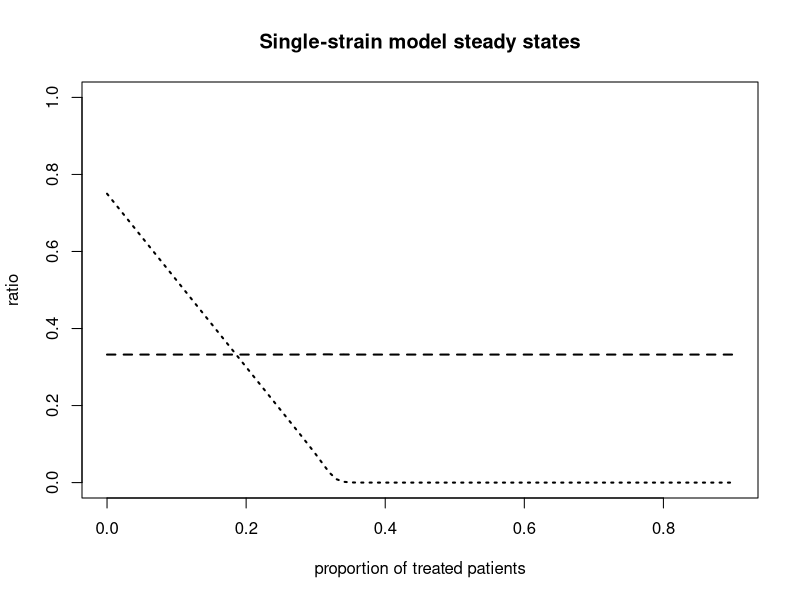

This chart was generated by the following R code:
## ---- chunk 1
library(deSolve)
options("scipen" = 10)
N <- 1
a <- 2000
pbeta_w <- 0.04
pbeta_z <- 0.015
pgammaa <- 0.01
pgamma_tilt <- 0.1
pq <- 0.5
prho <- 0.5
pphi <- 0.05
peps <- 0.15
m <- 1
prop <- 0.01
conv_crit=0.00001
pepsi <- seq(0, 0.90, by=0.01)
tab <- matrix(data=NA, nrow=length(pepsi), ncol=5)

## ---- chunk 2

parameters <- c(beta_w=pbeta_w, beta_z=pbeta_z, gamma=pgammaa, gamma_prim=pgamma_tilt, eps=peps)
state <- c(S1=1-prop, S2=1-prop, Iw=prop, Iz=prop)
times=seq(0, a, by=m)


SIS_single_strain=function(times, state, parameters){
  with(as.list(c(state,parameters)),
    {dS1 = - beta_w*Iw*S1 + gamma*(1-eps)*Iw + gamma_prim*eps*Iw
      dS2 = - beta_z*Iz*S2 + gamma*Iz
      dIw = beta_w*Iw*S1 - gamma*(1-eps)*Iw - gamma_prim*eps*Iw
      dIz = beta_z*Iz*S2 - gamma*Iz
      list(c(dS1, dS2, dIw, dIz))
      return(list(c(dS1, dS2, dIw, dIz)))
    })
}


root_sis=function(times, state, parameters){
  dstate <- unlist(SIS_single_strain(times, state, parameters))
  sum(abs(dstate)) - conv_crit}

  
  
exploit_param=function(x) {
  parameters[5] <- x
  out <- lsodar(func=SIS_single_strain, y=state, parms=parameters, times=times, rootfunc=root_sis)
  return(tail(out, n=1))
}

steady <- do.call(rbind, lapply(pepsi, exploit_param))
steady <- unlist(steady)

steady_time <- steady[,1]
steady_S1 <- steady[,2]
steady_S2 <- steady[,3]
steady_Iw <- steady[,4]
steady_Iz <- steady[,5]

## ---- chunk 3
plot(pepsi, steady_Iw, main="Single-strain model steady states", xlab="proportion of treated patients", ylab="ratio", ylim=c(0,1), lty=3, lwd=2, type="l")

lines(pepsi, steady_Iz, lty=2, lwd=2)
